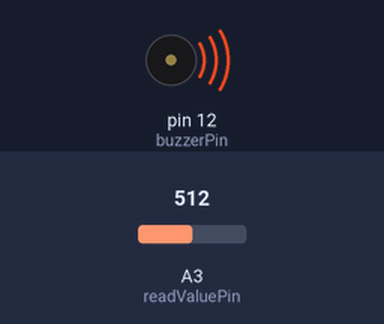
A sketch run on a simulated Arduino Uno, built with avr-gcc and run on an emulated ATmega328P. On the bench: buzzer (waves = sounding). Inputs (shaded band) come from the test bench; at power-on: A3 (readValuePin) = 512. What the sketch prints to the serial monitor is not drawn.

Above: at 0.1 s.
Timing chart, 0 to 1.6 s (numbered marks = the images above):
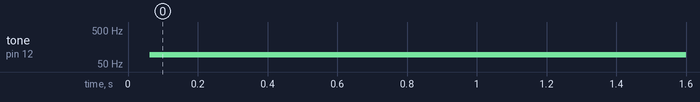

Measured:
- by itself, tone on pin 12 (buzzerPin): silent → 94 Hz at 0.06 s

The sketch:

14_passive_buzzer_potentiometer_sound.ino
```cpp
int readValuePin = A3;
float voltage;

int buzzerPin = 12;

void setup() {
  Serial.begin(9600);
  pinMode(buzzerPin, OUTPUT);
  pinMode(readValuePin, INPUT);
}

void loop() {
  voltage = ((9940. / 1023.) * analogRead(readValuePin))+60;
  Serial.println(voltage);
  digitalWrite(buzzerPin, HIGH);
  delayMicroseconds(voltage);
  digitalWrite(buzzerPin, LOW);
  delayMicroseconds(voltage);
}
```
